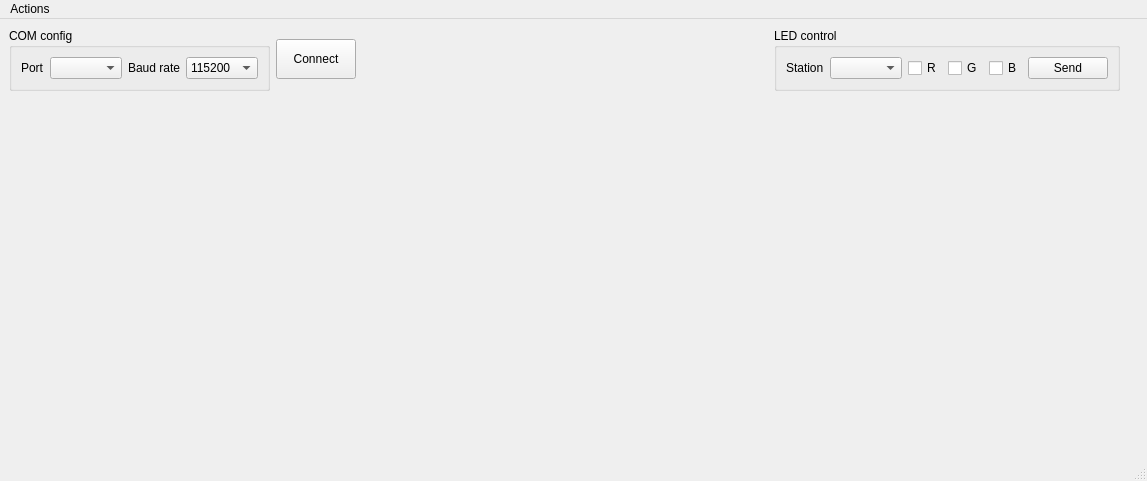
<?xml version="1.0" encoding="UTF-8"?>
<ui version="4.0">
 <class>MainWindow</class>
 <widget class="QMainWindow" name="MainWindow">
  <property name="geometry">
   <rect>
    <x>0</x>
    <y>0</y>
    <width>1147</width>
    <height>481</height>
   </rect>
  </property>
  <property name="acceptDrops">
   <bool>true</bool>
  </property>
  <property name="windowTitle">
   <string>Tilt Network Tool</string>
  </property>
  <widget class="QWidget" name="centralwidget">
   <property name="acceptDrops">
    <bool>false</bool>
   </property>
   <layout class="QGridLayout" name="gridLayout_18" rowstretch="0,0,0,0,0,0,0,0" columnstretch="0,0,0,0,0,0,0">
    <item row="7" column="0" colspan="7">
     <layout class="QHBoxLayout" name="stationInfoLayout"/>
    </item>
    <item row="6" column="0" colspan="7">
     <widget class="FrdmViewerWidget" name="oglw" native="true">
      <property name="sizePolicy">
       <sizepolicy hsizetype="Preferred" vsizetype="Expanding">
        <horstretch>0</horstretch>
        <verstretch>0</verstretch>
       </sizepolicy>
      </property>
     </widget>
    </item>
    <item row="0" column="1">
     <widget class="QPushButton" name="connection_but">
      <property name="sizePolicy">
       <sizepolicy hsizetype="Minimum" vsizetype="Fixed">
        <horstretch>0</horstretch>
        <verstretch>0</verstretch>
       </sizepolicy>
      </property>
      <property name="minimumSize">
       <size>
        <width>80</width>
        <height>40</height>
       </size>
      </property>
      <property name="text">
       <string>Connect</string>
      </property>
     </widget>
    </item>
    <item row="0" column="3">
     <widget class="QGroupBox" name="LED_gb">
      <property name="sizePolicy">
       <sizepolicy hsizetype="Preferred" vsizetype="Preferred">
        <horstretch>0</horstretch>
        <verstretch>0</verstretch>
       </sizepolicy>
      </property>
      <property name="title">
       <string>LED control</string>
      </property>
      <layout class="QHBoxLayout" name="horizontalLayout_4">
       <item>
        <layout class="QHBoxLayout" name="horizontalLayout">
         <item>
          <widget class="QLabel" name="label">
           <property name="text">
            <string>Station</string>
           </property>
          </widget>
         </item>
         <item>
          <widget class="QComboBox" name="stationSelector_cb"/>
         </item>
         <item>
          <widget class="QCheckBox" name="r_checkb">
           <property name="text">
            <string>R</string>
           </property>
          </widget>
         </item>
         <item>
          <widget class="QCheckBox" name="g_checkb">
           <property name="text">
            <string>G</string>
           </property>
          </widget>
         </item>
         <item>
          <widget class="QCheckBox" name="b_checkb">
           <property name="text">
            <string>B</string>
           </property>
          </widget>
         </item>
         <item>
          <widget class="QPushButton" name="send_pb">
           <property name="text">
            <string>Send</string>
           </property>
          </widget>
         </item>
        </layout>
       </item>
      </layout>
     </widget>
    </item>
    <item row="0" column="2">
     <spacer name="horizontalSpacer_3">
      <property name="orientation">
       <enum>Qt::Orientation::Horizontal</enum>
      </property>
      <property name="sizeHint" stdset="0">
       <size>
        <width>40</width>
        <height>20</height>
       </size>
      </property>
     </spacer>
    </item>
    <item row="0" column="0">
     <widget class="QGroupBox" name="COM_gb">
      <property name="enabled">
       <bool>true</bool>
      </property>
      <property name="sizePolicy">
       <sizepolicy hsizetype="Preferred" vsizetype="Preferred">
        <horstretch>0</horstretch>
        <verstretch>0</verstretch>
       </sizepolicy>
      </property>
      <property name="title">
       <string>COM config</string>
      </property>
      <property name="flat">
       <bool>false</bool>
      </property>
      <property name="checkable">
       <bool>false</bool>
      </property>
      <layout class="QGridLayout" name="gridLayout">
       <item row="0" column="0">
        <layout class="QHBoxLayout" name="horizontalLayout_2" stretch="0,0,0,0">
         <item>
          <widget class="QLabel" name="label_9">
           <property name="text">
            <string>Port</string>
           </property>
          </widget>
         </item>
         <item>
          <widget class="QComboBox" name="port_cb"/>
         </item>
         <item>
          <widget class="QLabel" name="label_4">
           <property name="text">
            <string>Baud rate</string>
           </property>
          </widget>
         </item>
         <item>
          <widget class="QComboBox" name="baudrate_cb">
           <item>
            <property name="text">
             <string>115200</string>
            </property>
           </item>
           <item>
            <property name="text">
             <string>57600</string>
            </property>
           </item>
           <item>
            <property name="text">
             <string>38400</string>
            </property>
           </item>
           <item>
            <property name="text">
             <string>19200</string>
            </property>
           </item>
           <item>
            <property name="text">
             <string>9600</string>
            </property>
           </item>
           <item>
            <property name="text">
             <string>4800</string>
            </property>
           </item>
           <item>
            <property name="text">
             <string>2400</string>
            </property>
           </item>
          </widget>
         </item>
        </layout>
       </item>
      </layout>
     </widget>
    </item>
   </layout>
  </widget>
  <widget class="QStatusBar" name="statusbar"/>
  <widget class="QMenuBar" name="menuBar">
   <property name="geometry">
    <rect>
     <x>0</x>
     <y>0</y>
     <width>1147</width>
     <height>19</height>
    </rect>
   </property>
   <widget class="QMenu" name="menuActions">
    <property name="title">
     <string>Actions</string>
    </property>
    <widget class="QMenu" name="menuModel">
     <property name="title">
      <string>Model</string>
     </property>
     <addaction name="actionFRDM_K64F"/>
     <addaction name="actionPlane"/>
    </widget>
    <addaction name="actionRefresh_ports"/>
    <addaction name="menuModel"/>
    <addaction name="actionToggle_theme"/>
    <addaction name="separator"/>
    <addaction name="actionAbout"/>
   </widget>
   <addaction name="menuActions"/>
  </widget>
  <action name="actionLoad">
   <property name="text">
    <string>Load</string>
   </property>
  </action>
  <action name="actionSave">
   <property name="text">
    <string>Save</string>
   </property>
  </action>
  <action name="actionLoad_2">
   <property name="text">
    <string>Load...</string>
   </property>
  </action>
  <action name="actionSave_2">
   <property name="text">
    <string>Save...</string>
   </property>
  </action>
  <action name="actionSet_size">
   <property name="text">
    <string>Set size</string>
   </property>
  </action>
  <action name="actionReal_time_Filters">
   <property name="checkable">
    <bool>true</bool>
   </property>
   <property name="checked">
    <bool>true</bool>
   </property>
   <property name="text">
    <string>Real-time Filters</string>
   </property>
  </action>
  <action name="actionAuto_tab_switch">
   <property name="checkable">
    <bool>true</bool>
   </property>
   <property name="checked">
    <bool>true</bool>
   </property>
   <property name="text">
    <string>Auto tab switch</string>
   </property>
  </action>
  <action name="actionRefresh_ports">
   <property name="text">
    <string>Refresh ports</string>
   </property>
  </action>
  <action name="actionFRDM_K64F">
   <property name="checkable">
    <bool>true</bool>
   </property>
   <property name="checked">
    <bool>true</bool>
   </property>
   <property name="text">
    <string>FRDM K64F</string>
   </property>
  </action>
  <action name="actionPlane">
   <property name="checkable">
    <bool>true</bool>
   </property>
   <property name="text">
    <string>Plane</string>
   </property>
  </action>
  <action name="actionAbout">
   <property name="text">
    <string>About</string>
   </property>
  </action>
  <action name="actionToggle_theme">
   <property name="text">
    <string>Toggle theme</string>
   </property>
  </action>
 </widget>
 <customwidgets>
  <customwidget>
   <class>FrdmViewerWidget</class>
   <extends>QWidget</extends>
   <header>src.widgets.frdm_viewer_widget</header>
  </customwidget>
 </customwidgets>
 <resources/>
 <connections/>
</ui>
